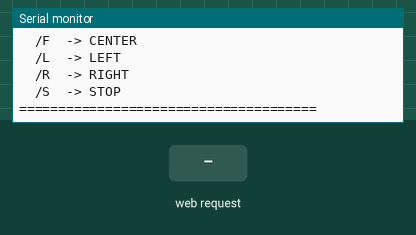
This sketch was run on a simulated ESP32. Shown: the last lines printed to the serial monitor. Inputs (shaded band) come from the test bench. WiFi joins after 1.5 s; servers stay silent unless stated.

Above: at 3.7 s.
3.8 s: HTTP request GET /F received
At 4.4 s:
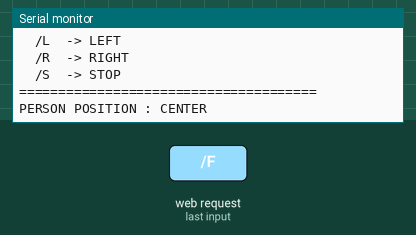
5.3 s: HTTP request GET /L received
At 6.5 s:
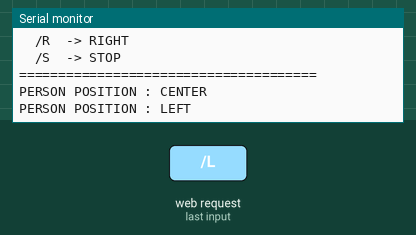
6.8 s: HTTP request GET /R received
At 7.9 s:
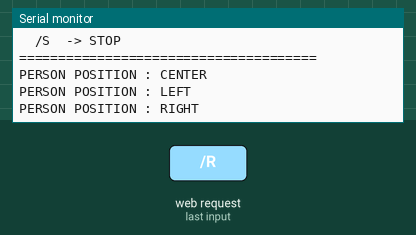
8.3 s: HTTP request GET /S received
At 9.0 s:
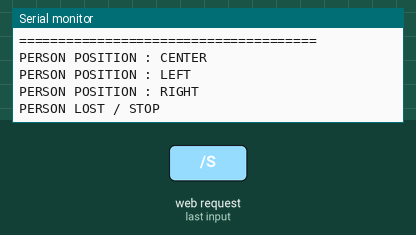

Measured:
- after the input at 3.8 s, the serial monitor: prints a new line at once (image 1)
- after the input at 5.3 s, the serial monitor: prints a new line at once (image 2)
- after the input at 6.8 s, the serial monitor: prints a new line at once (image 3)
- after the input at 8.3 s, the serial monitor: prints a new line at once (image 4)

The sketch:

ESP.ino
```cpp
#include <WiFi.h>
#include <WebServer.h>

// ==========================
// WiFi Credentials
// ==========================
const char* ssid = "realme C75 5G 149b";
const char* password = "12345678";

// HTTP Server Port
const int SERVER_PORT = 80;

WebServer server(SERVER_PORT);

// ==========================
// HTTP Handlers
// ==========================
void handleForward() {
  Serial.println("PERSON POSITION : CENTER");
  server.send(200, "text/plain", "OK");
}

void handleLeft() {
  Serial.println("PERSON POSITION : LEFT");
  server.send(200, "text/plain", "OK");
}

void handleRight() {
  Serial.println("PERSON POSITION : RIGHT");
  server.send(200, "text/plain", "OK");
}

void handleStop() {
  Serial.println("PERSON LOST / STOP");
  server.send(200, "text/plain", "OK");
}

// ==========================
// Setup
// ==========================
void setup() {
  Serial.begin(115200);
  delay(1000);

  Serial.println();
  Serial.println("======================================");
  Serial.println(" ESP32 Robot HTTP Server");
  Serial.println("======================================");

  // Connect to your WiFi
  WiFi.mode(WIFI_STA);
  WiFi.begin(ssid, password);

  Serial.print("Connecting");

  while (WiFi.status() != WL_CONNECTED) {
    delay(500);
    Serial.print(".");
  }

  Serial.println("\n");
  Serial.println("WiFi Connected Successfully!");
  Serial.println("--------------------------------------");
  Serial.print("WiFi Name : ");
  Serial.println(ssid);

  Serial.print("ESP32 IP  : ");
  Serial.println(WiFi.localIP());

  Serial.print("HTTP Port : ");
  Serial.println(SERVER_PORT);
  Serial.println("--------------------------------------");

  // Register Endpoints
  server.on("/F", HTTP_GET, handleForward);
  server.on("/L", HTTP_GET, handleLeft);
  server.on("/R", HTTP_GET, handleRight);
  server.on("/S", HTTP_GET, handleStop);

  server.begin();

  Serial.println("HTTP Server Started");
  Serial.println("Available Endpoints:");
  Serial.println("  /F  -> CENTER");
  Serial.println("  /L  -> LEFT");
  Serial.println("  /R  -> RIGHT");
  Serial.println("  /S  -> STOP");
  Serial.println("======================================");
}

void loop() {
  server.handleClient();
}
```
